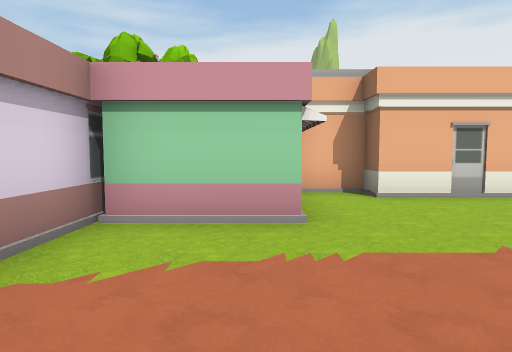
View 1 (above)

24 first-person views from a walk through a 3-D level made in the Unity game engine. The camera is 1.4 m above the floor, tilts 4° down and sees 75° across. The floor is counted in squares, 2 m on a side. Each view is taken from the middle of a square. On the plan, view 1 faces up. The plan holds only what a view shows up to about 10 squares ahead; the rest is blank. The place goes on beyond the plan. Some animated figures are left out.

View 2
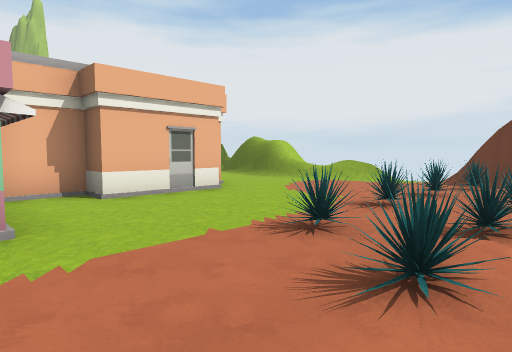

View 3
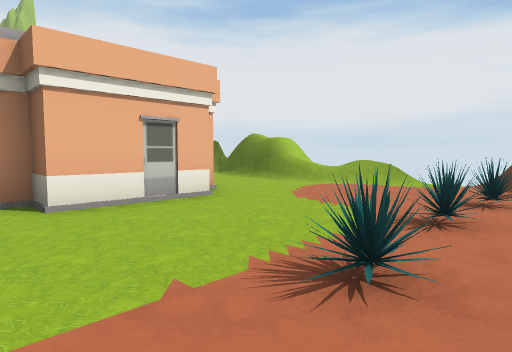

View 4
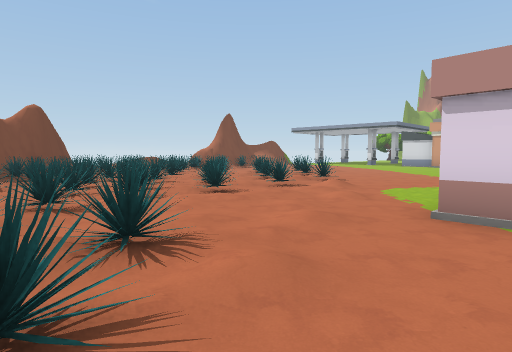

View 5
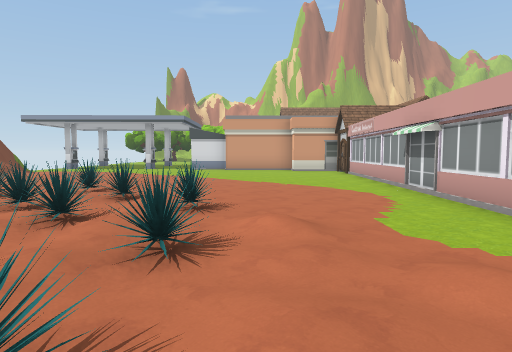

View 6
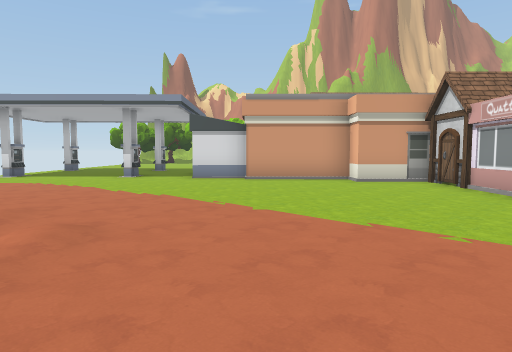

View 7
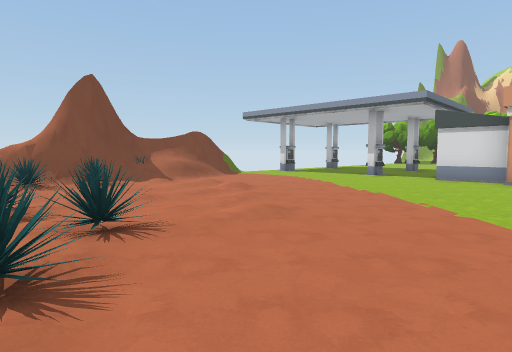

View 8
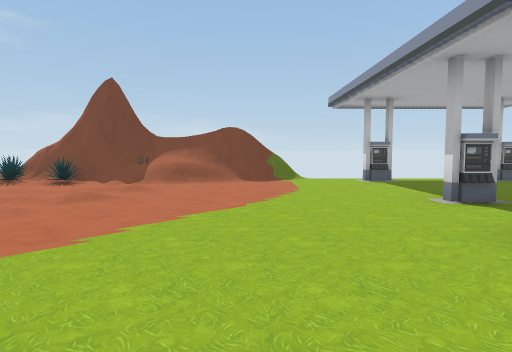

View 9
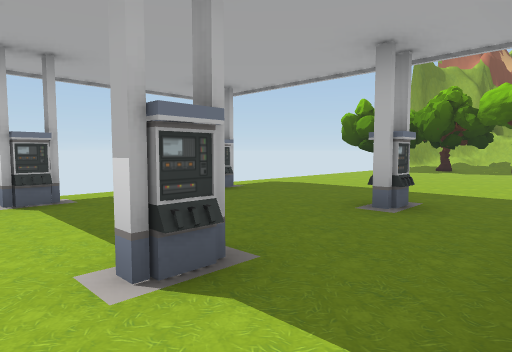

View 10
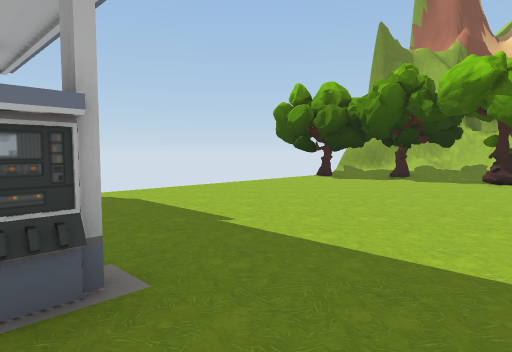

View 11
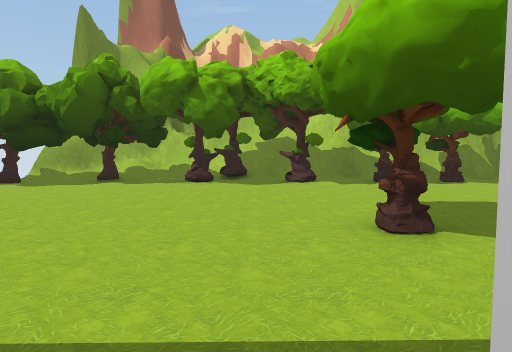

View 12
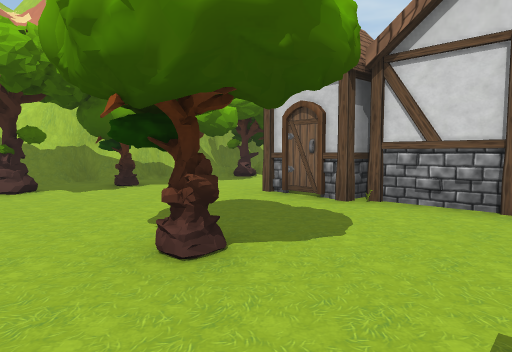

View 13
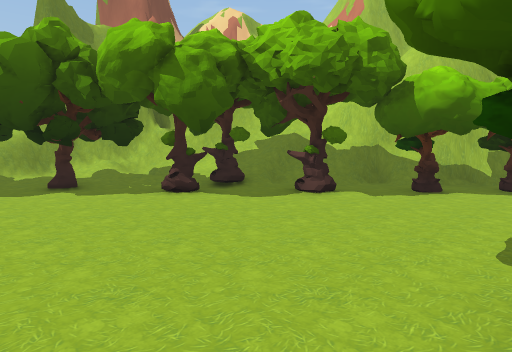

View 14
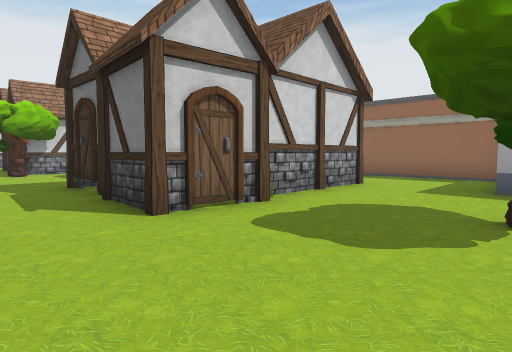

View 15
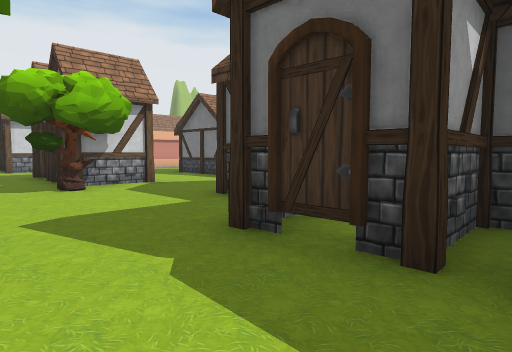

View 16
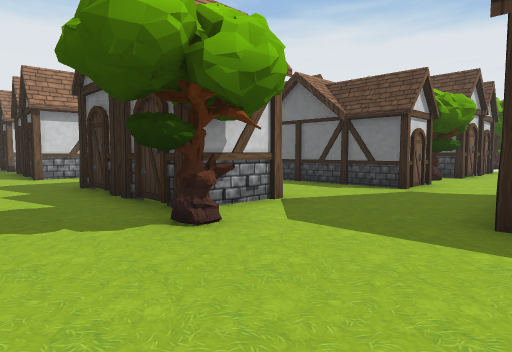

View 17
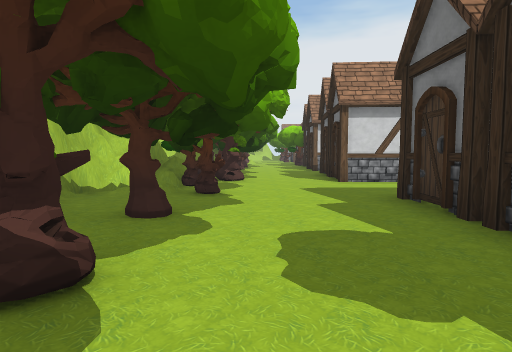

View 18
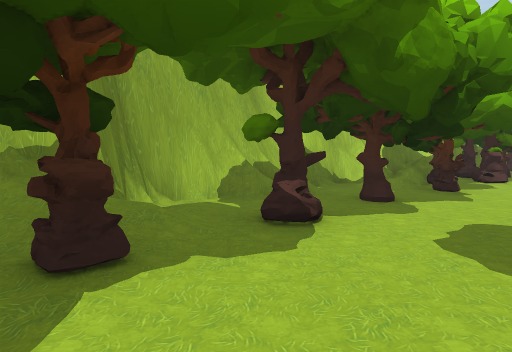

View 19
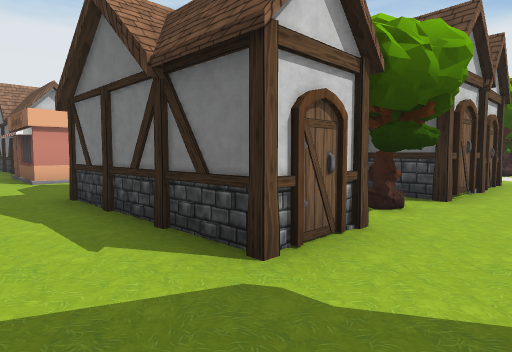

View 20
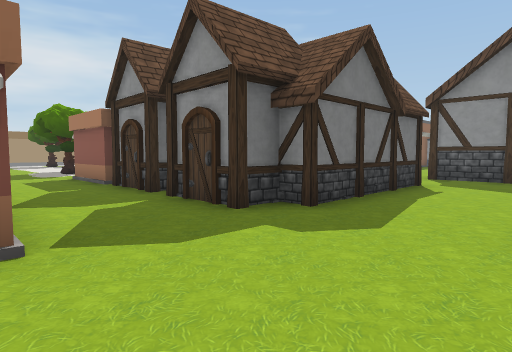

View 21
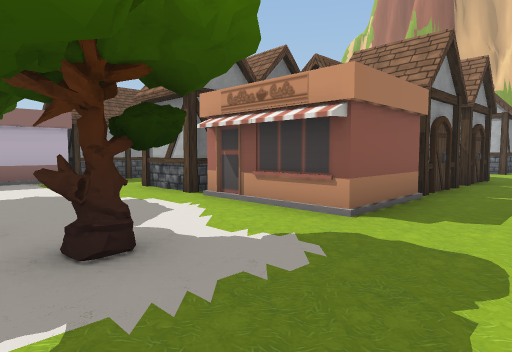

View 22
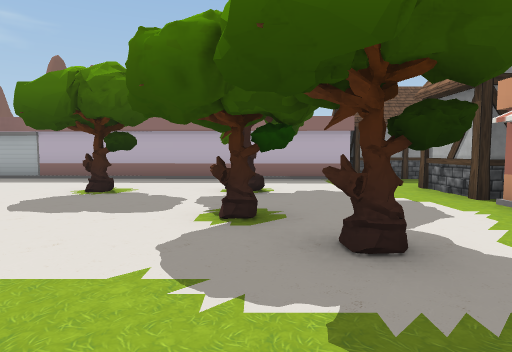

View 23
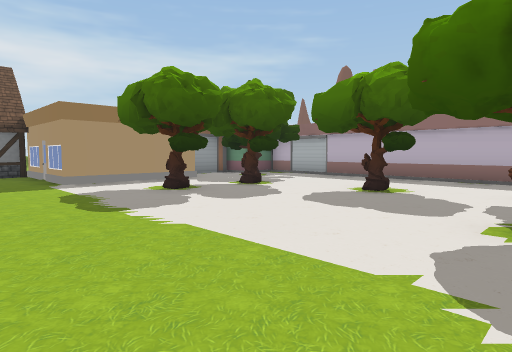

View 24
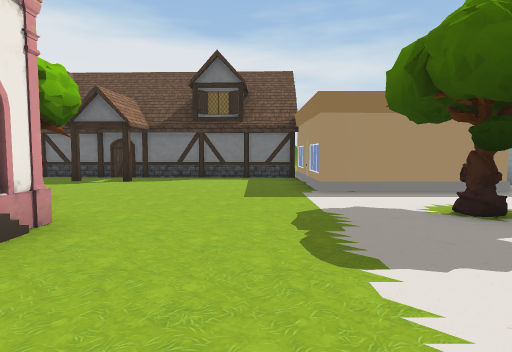

### Floor plan
Key: @ floor where view 1 was taken; # wall or solid block; x gap in a wall; . floor; / step, stairs or slope; = window, fence, low wall or low ledge; O other object.
Columns run from 32 left of view 1 to 9 right of it. Each row starts with its distance up from view 1.
 18     OO  OO  OOO                 ..O
 17    OO..O    #                O....O
 16   #.....   .#               .O..O.#
 15   #=O..OO...O              #......
 14   #OO.............................
 13   #/O.............................
 12   #.O...O ..OO.OO##..O..........O#O
 11   #.O...  ..OO OO  O.O........#
 10   #.....O ..O  OO  ...O....OO.#
  9   #.O..O.O..O  OOOO........O..#
  8   #/...O....OOO.OO....O..O.....       ..=
  7   #/O.........................O       ..=
  6    /O..........   ...........    .O#O.../
  5     O....OOOO    OOO########.   O......./
  4      ....          O          ###........
  3     O..O        OOOO          #..........
  2   #OO..OOO        OO          #....#.#####
  1   ##...OO         ......#### O#../#####
  0   #.O..OOOOOO..###............./@###
 -1  ##............###.........../.../#
 -2   #.O..........###........../././##
 -3  =#.........#    #.........####.##
 -4  //.O....O..     .........#######
 -5 #///.................../.###
 -6 #//OO................./..##
 -7 ##//.........O..O.....///.=
 -8 ##/..................//.//
 -9  #//O................./...
-10  ##/ O.......O..O..////##=
-11   #xOO       O    x##=####

Positions as (right, up) in squares from view 1, and headings:
1: (0, 0), facing up
2: (0, 0), facing up-right
3: (1, 1), facing up-right
4: (2, 2), facing down-left
5: (-1, -2), facing left
6: (-6, -3), facing left
7: (-6, -2), facing down-left
8: (-13, -2), facing down
9: (-15, -5), facing down-left
10: (-19, -5), facing down-left
11: (-20, -5), facing left
12: (-21, -5), facing up-left
13: (-22, -5), facing left
14: (-27, -4), facing up-right
15: (-27, 1), facing up-right
16: (-27, 5), facing up-right
17: (-27, 7), facing up
18: (-26, 6), facing up-left
19: (-22, 6), facing up-right
20: (-23, 15), facing down-right
21: (-10, 14), facing down-left
22: (-10, 14), facing down
23: (-10, 14), facing down-right
24: (-8, 13), facing right
